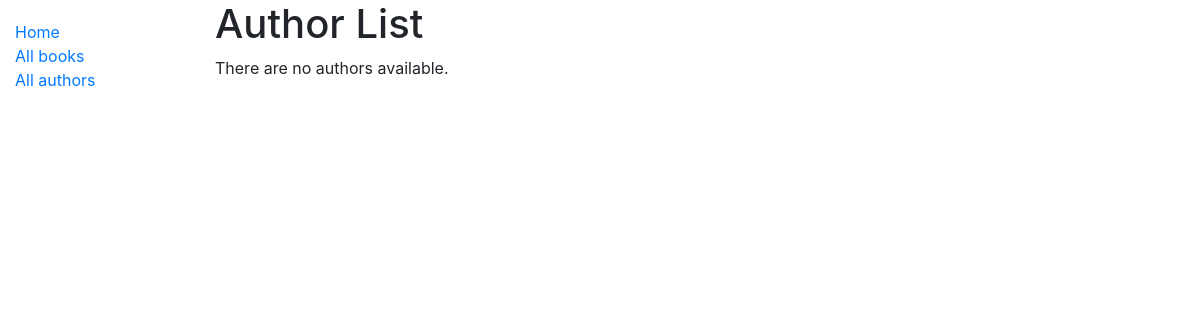
The app's page /catalog/authors/, older data.
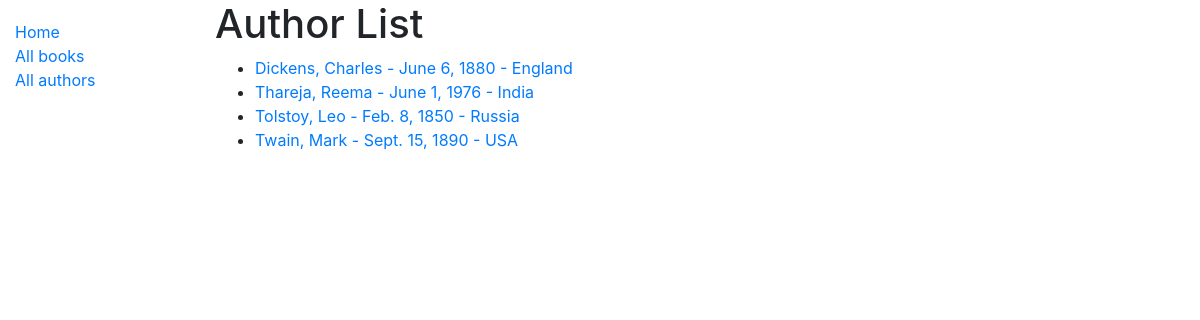
The same page, newer data.
### catalog/models.py (models this page shows)
class Author(models.Model):
    first_name = models.CharField(max_length=100)
    last_name = models.CharField(max_length=100)
    country = models.CharField(max_length=100)
    date_of_birth = models.DateField(null=True, blank=True)
    class Meta:
        ordering = ['last_name', 'first_name']
    def get_absolute_url(self):
        return reverse('author-detail', args=[str(self.id)])
    def __str__(self):
        return f'{self.last_name}, {self.first_name}'

### catalog/views.py (the view)
# urls.py: path('authors/', views.AuthorListView.as_view(), name='authors'),
class AuthorListView(generic.ListView):
    model = Author
    paginate_by=10

### catalog/templates/catalog/author_list.html
{% extends "base_generic.html" %}
{% block content %}
<h1>Author List</h1>
{% if author_list %}
  <ul>
  {% for author in author_list %}
    <li>
      <a href="{{ author.get_absolute_url }}">
      {{ author }} - {{author.date_of_birth}} - {{author.country}}
      </a>
    </li>
  {% endfor %}
 </ul>
{% else %}
  <p>There are no authors available.</p>
{% endif %}
{% endblock %}

### catalog/templates/base_generic.html (shortened to what this page needs)
<!DOCTYPE html>
<html lang="en">
<head>
  <link rel="stylesheet" href="https://cdn.jsdelivr.net/npm/bootstrap@4.5.3/dist/css/bootstrap.min.css">
  {% load static %}
  <link rel="stylesheet" href="{% static 'css/styles.css' %}">
</head>
<body>
  <div class="container-fluid">
    <div class="row">
      <div class="col-sm-2">
      {% block sidebar %}
        <ul class="sidebar-nav">
            <li><a href="{% url 'index' %}">Home</a></li>
            <li><a href="{% url 'books' %}">All books</a></li>
            <li><a href="{% url 'authors' %}">All authors</a></li>
        </ul>
     {% endblock %}
      </div>
      <div class="col-sm-10 ">{% block content %}{% endblock %}</div>
    </div>
  </div>
</body>
</html>

### catalog/static/css/styles.css (style rules this page uses)
.sidebar-nav { margin-top: 20px; padding: 0; list-style: none; }

Row changes from the older to the newer data that the page shows:
added Author: last_name+first_name "Dickens, Charles", date_of_birth "June 6, 1880", country "England"
added Author: last_name+first_name "Thareja, Reema", date_of_birth "June 1, 1976", country "India"
added Author: last_name+first_name "Tolstoy, Leo", date_of_birth "Feb. 8, 1850", country "Russia"
added Author: last_name+first_name "Twain, Mark", date_of_birth "Sept. 15, 1890", country "USA"
Text that changed along with them:
text no longer shown: "There are no authors available."
